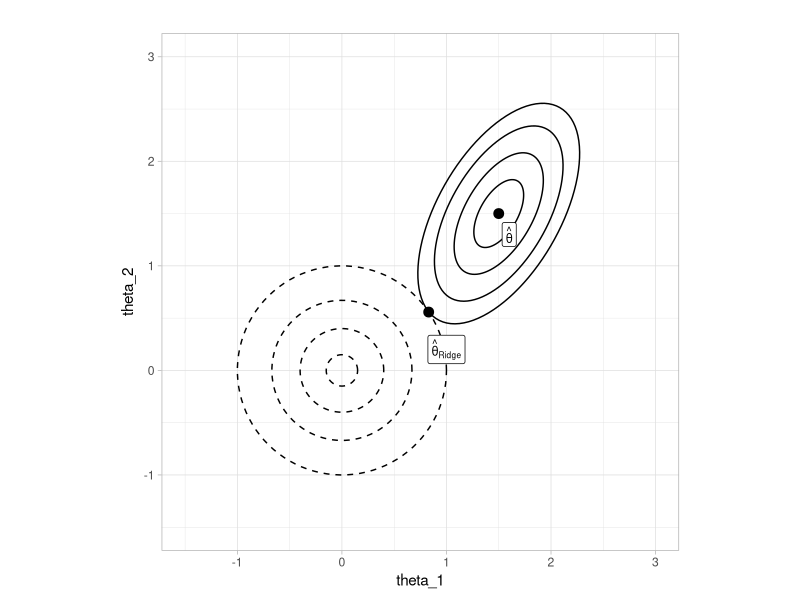

R code for this plot:
library(ggplot2)

# Define parameters for the ellipse
center <- c(1.5, 1.5)
axis_len <- c(1.5, 0.75)  # Lengths of the axes for the ellipse
rotation <- pi/3


seq_data <- seq(0, 2*pi, length.out=100) #points for one circle
# Generate data points for plotting ellipses
ellipse_x <- cos(rotation)*cos(seq_data)*axis_len[1]-sin(rotation)*sin(seq_data)*axis_len[2] 
ellipse_y <- sin(rotation)*cos(seq_data)*axis_len[1]+cos(rotation)*sin(seq_data)*axis_len[2]

elli_list <- list()
i <- 1
for(mul in c(0.24, 0.43, 0.62, 0.78)){ #adjust radius
  elli_list[[i]] <- data.frame(x=center[1]+ellipse_x*mul, y=center[2]+ellipse_y*mul)
  i <- i + 1
}

# Generate data points for plotting circles(ridge)
cir_list <- list()
i <- 1
for(mul in c(0.15, 0.4, 0.67, 1)){ #adjust radius
  cir_list[[i]] <- data.frame(x=cos(seq_data)*mul, y=sin(seq_data)*mul)
  i <- i + 1
}

# Create the plot of ellipses
p_elli <- ggplot() + 
  geom_path(data=elli_list[[1]], aes(x, y), color="black") +
  geom_path(data=elli_list[[2]], aes(x, y), color="black") +
  geom_path(data=elli_list[[3]], aes(x, y), color="black") +
  geom_path(data=elli_list[[4]], aes(x, y), color="black") +
  geom_point(aes(x=center[1], y=center[2]), color="black", size=3) + 
  annotate("label", x=1.6, y=1.3, label="hat(theta)",
           parse=TRUE, color='black', size=3)

# Create whole plot
p_ridge_geom <- p_elli + 
  geom_path(data=cir_list[[1]], aes(x, y), color="black", linetype="dashed") +
  geom_path(data=cir_list[[2]], aes(x, y), color="black", linetype="dashed") +
  geom_path(data=cir_list[[3]], aes(x, y), color="black", linetype="dashed") +
  geom_path(data=cir_list[[4]], aes(x, y), color="black", linetype="dashed") +
  geom_point(aes(x=0.83, y=sqrt(1-0.83^2)), color="black", size=3) + #intersection point
  annotate("label", x=1, y=0.2, label="hat(theta)[\"Ridge\"]",
           parse=TRUE, color='black', size=3) +
  xlim(-1.5, 3) +
  ylim(-1.5, 3) +
  coord_equal() +
  theme_light() +
  labs(title = "",
       x = expression(theta_1),
       y = expression(theta_2))

ggsave(filename = paste0("../figure/wd-l2-geom.png"), 
       plot=p_ridge_geom, width=12, height=7.5)
